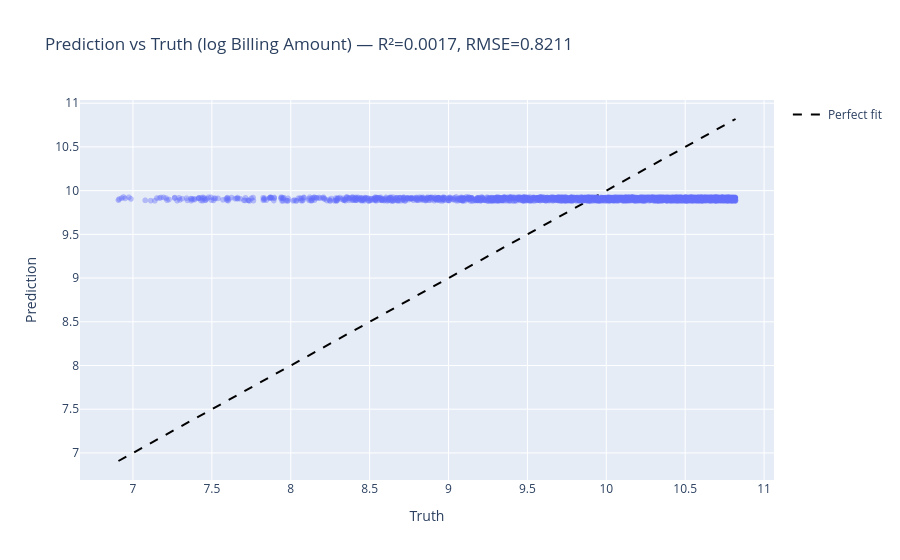

Here is the notebook cell this chart was saved with:
### Markdown cell above
## 9. Prediction vs Truth
Equivalent to `collect_predictions() %>% ggplot(aes(log_price, .pred))`.

### Code cell
pred_df = pd.DataFrame({"Truth": y_test.values, "Prediction": y_pred})

fig = px.scatter(pred_df, x="Truth", y="Prediction",
                 title=f"Prediction vs Truth (log Billing Amount) — R²={rsq:.4f}, RMSE={rmse:.4f}",
                 opacity=0.4)

# Perfect prediction line (slope=1, intercept=0)
min_val, max_val = pred_df["Truth"].min(), pred_df["Truth"].max()
fig.add_trace(go.Scatter(x=[min_val, max_val], y=[min_val, max_val],
                         mode="lines", name="Perfect fit",
                         line=dict(color="black", dash="dash")))
fig.show()

### Figure 1 — Plotly figure (JSON) as saved in the notebook; plotly's stock layout.template omitted (floating-point values rounded to 4 significant figures; data arrays with more than 128 entries replaced by an {"elided": "..."} marker saying what was removed)
{"data": [{"hovertemplate": "Truth=%{x}<br>Prediction=%{y}<extra></extra>", "legendgroup": "", "marker": {"color": "#636efa", "opacity": 0.4, "symbol": "circle"}, "mode": "markers", "name": "", "showlegend": false, "type": "scattergl", "x": {"elided": "2500 float values"}, "xaxis": "x", "y": {"elided": "2500 float values"}, "yaxis": "y"}, {"line": {"color": "black", "dash": "dash"}, "mode": "lines", "name": "Perfect fit", "type": "scatter", "x": [6.908, 10.82], "y": [6.908, 10.82]}], "layout": {"legend": {"tracegroupgap": 0}, "title": {"text": "Prediction vs Truth (log Billing Amount) — R²=0.0017, RMSE=0.8211"}, "xaxis": {"anchor": "y", "domain": [0, 1], "title": {"text": "Truth"}}, "yaxis": {"anchor": "x", "domain": [0, 1], "title": {"text": "Prediction"}}}}
